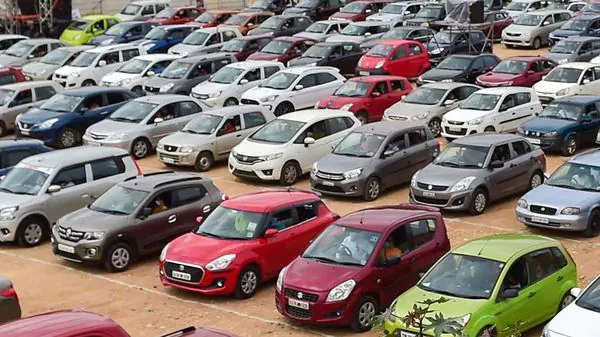
#> input picture AP078HPSpart/test/cars.webp, 600 x 337 px
$ python -i detectObject.py   (imports and definitions only)
#> lines starting #> are read from the running program, lines starting #| are printed output that depends on the picture; after the words box and inside, x2 and y2 are one past the last pixel; in counts of white or black regions, pixels touching at a corner belong together
#> further down, picture is the input picture: shape (337, 600, 3); mean B, G, R 112.3, 117.4, 130.2
### AP078HPSpart/colorhist.py
import cv2
import numpy as np
import subprocess
import detect2

# [14 lines left out: function find_points, not called in this run]

def region_of_interest(img, vertices):
    mask = np.zeros_like(img)
    match_mask_color = 255
    cv2.fillPoly(mask, vertices, match_mask_color)
    masked_image = cv2.bitwise_and(img, mask)
    return masked_image

# [66 lines left out: functions processor, draw_lines, not called in this run]
l=[]
# [5 lines of commented-out code are left out]
# [18 lines left out: function run, not called in this run]
# [5 lines of commented-out code are left out]

'''
while True:
	#img = cv2.imread('pngs/cementRoad.jpg')
	_,img=cap.read()
	#cv2.imshow('frame',img)
	img_ = run(img)
	print(img_)
	try:
		cv2.imshow("f",img_)
		print(2)
	except:
		#cv2.imshow("f",img)
		pass
	if cv2.waitKey(1)==27:
		break
'''

cv2.destroyAllWindows()

### AP078HPSpart/plotAnglePoints.py
import cv2
import numpy as np

def processPoints(image):
    #print(image.shape)
    h = image.shape[0]
    w = image.shape[1]
    p1=(0,int(0.3*h))
    p2=(int(0.5*w),int(0.3*h))
    p3=(w,int(0.3*h))
    p4=(int(0.3*w),int(0.44*h))
    p5=(int(0.7*w),int(0.44*h))
    p6=(0,int(0.72*h))
    p7=(int(0.3*w),int(0.72*h))
    p8=(int(0.5*w),int(0.58*h))
    p9=(int(0.7*w),int(0.72*h))
    p10=(w,int(0.72*h))
    cv2.circle(image,p1,1,(255,255,255),2)
    cv2.circle(image,p2,1,(255,255,255),2)
    cv2.circle(image,p3,1,(255,255,255),2)
    cv2.circle(image,p4,1,(255,255,255),2)
    cv2.circle(image,p5,1,(255,255,255),2)
    cv2.circle(image,p6,1,(255,255,255),2)
    cv2.circle(image,p7,1,(255,255,255),2)
    cv2.circle(image,p8,1,(255,255,255),2)
    cv2.circle(image,p9,1,(255,255,255),2)
    cv2.circle(image,p10,1,(255,255,255),2)
    return image


def drawWayPaths():
	return

### AP078HPSpart/detectObject.py
import cv2
import numpy as np
import matplotlib.pyplot as plt
import colorhist
import plotAnglePoints
# load a video
#video = cv2.VideoCapture('videos/sideRoad.mp4')

# You can set custom kernel size if you want.
kernel = None

# Initialize the background object.
backgroundObject = cv2.createBackgroundSubtractorMOG2(20,detectShadows = True)

def detectObjectsMask(frame):

    y= frame.shape[0]
#> y = 337
    x=frame.shape[1]
#> x = 600


    leftShape = [(int(0), int(y)), (int(x*0.3), int(y)), (int(x*0.3),int(y*0.3)),(int(0),int(y*0.3))]
    leftCropped = colorhist.region_of_interest(frame,np.array([leftShape],np.int32),)

    #_ = frame[int(x*0.3):100, int(x*0.3):500]
    #cv2.imshow("ui",_)


    centerShape = [(int(x*0.3), int(y)),(int(x*0.7),int(y)), (int(x*0.7),int(y*0.3)),(int(x*0.3),int(y*0.3))]
    centerCropped = colorhist.region_of_interest(frame,np.array([centerShape],np.int32),)

    rightShape = [(int(x*0.7), int(y)),(int(x),int(y)), (int(x),int(y*0.3)),(int(x*0.7),int(y*0.3))]
    rightCropped = colorhist.region_of_interest(frame,np.array([rightShape],np.int32),)
#> in region_of_interest (call 3), `cv2.fillPoly(mask, vertices, match_mask_color)`:
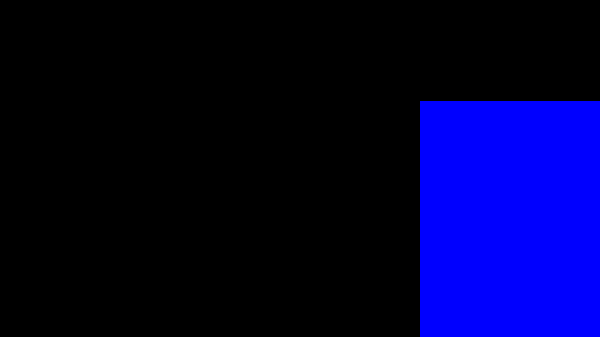
#> mask: shape (337, 600, 3); mean of channels 0, 1, 2 53.6, 0, 0; drawn as B, G, R

    Lfgmask = backgroundObject.apply(leftCropped)
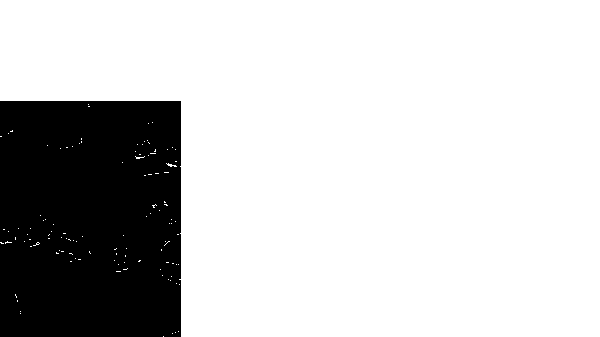
#> Lfgmask: shape (337, 600); values 127 (black) and 255 (white), 79% white; 1 black region, box (x1, y1, x2, y2) and area: (0, 101, 181, 337) 42450
    Cfgmask = backgroundObject.apply(centerCropped)
#> Cfgmask: shape (337, 600); 44.7% white; 37 white regions (29 under 20 px), largest, box (x1, y1, x2, y2) and area: (181, 101, 421, 337) 49752, (0, 101, 180, 337) 39938, (235, 271, 258, 296) 304
    Rfgmask = backgroundObject.apply(rightCropped)
#> Rfgmask: shape (337, 600); 19.3% white; 19 white regions (13 under 20 px), largest, box (x1, y1, x2, y2) and area: (421, 101, 600, 337) 38745, (180, 101, 181, 166) 65, (180, 235, 181, 279) 44, (180, 292, 181, 330) 38, (180, 205, 181, 233) 28, (180, 181, 181, 204) 23
    #initialMask = fgmask.copy()
    _, Lfgmask = cv2.threshold(Lfgmask, 250, 255, cv2.THRESH_BINARY)
    _, Cfgmask = cv2.threshold(Cfgmask, 250, 255, cv2.THRESH_BINARY)
    _, Rfgmask = cv2.threshold(Rfgmask, 250, 255, cv2.THRESH_BINARY)
    #noisymask = fgmask.copy()

    Lfgmask = cv2.erode(Lfgmask, kernel, iterations = 1)
#> Lfgmask: shape (337, 600); 78.7% white; 1 black region, box (x1, y1, x2, y2) and area: (0, 100, 182, 337) 43134
    Lfgmask = cv2.dilate(Lfgmask, kernel, iterations = 2)
#> Lfgmask: shape (337, 600); 79.1% white; 1 black region, box (x1, y1, x2, y2) and area: (0, 102, 180, 337) 42300

    Cfgmask = cv2.erode(Cfgmask, kernel, iterations = 1)
#> Cfgmask: shape (337, 600); 38.6% white; 71 white regions (53 under 20 px), largest, box (x1, y1, x2, y2) and area: (182, 102, 420, 337) 40970, (0, 102, 179, 337) 35530, (25, 223, 41, 243) 169
    Cfgmask = cv2.dilate(Cfgmask, kernel, iterations = 2)
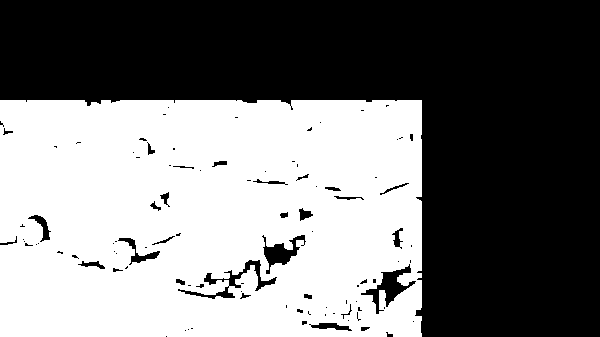
#> Cfgmask: shape (337, 600); 47.2% white; 1 white region, box (x1, y1, x2, y2) and area: (0, 100, 422, 337) 95523

    Rfgmask = cv2.erode(Rfgmask, kernel, iterations = 1)
#> Rfgmask: shape (337, 600); 16.5% white; 29 white regions (26 under 20 px), largest, box (x1, y1, x2, y2) and area: (422, 102, 600, 337) 33088, (479, 328, 492, 337) 54, (518, 269, 525, 280) 47
    Rfgmask = cv2.dilate(Rfgmask, kernel, iterations = 2)
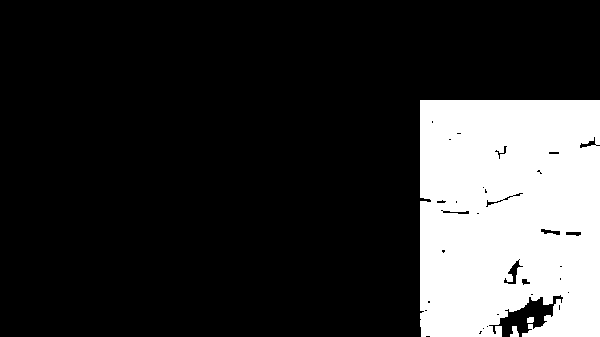
#> Rfgmask: shape (337, 600); 20.2% white; 3 white regions

    #for fgmask in [Lfgmask,Cfgmask,Rfgmask]:
    contours, _ = cv2.findContours(Lfgmask, cv2.RETR_EXTERNAL, cv2.CHAIN_APPROX_SIMPLE)
#> contours = 1 item
    frameCopyL = leftCropped.copy()
    countL=0
    for cnt in contours:
        if cv2.contourArea(cnt) > 400:
            countL+=1
            x, y, width, height = cv2.boundingRect(cnt)
            cv2.rectangle(frameCopyL, (x , y), (x + width, y + height),(0, 0, 255), 2)
            cv2.putText(frameCopyL, 'objectDetected', (x, y-10), cv2.FONT_HERSHEY_SIMPLEX, 0.3, (0,255,0), 1, cv2.LINE_AA)
#> this loop made 1 pass
#> (countL, x, y, width, height) on pass 1: (1, 0, 0, 600, 337)
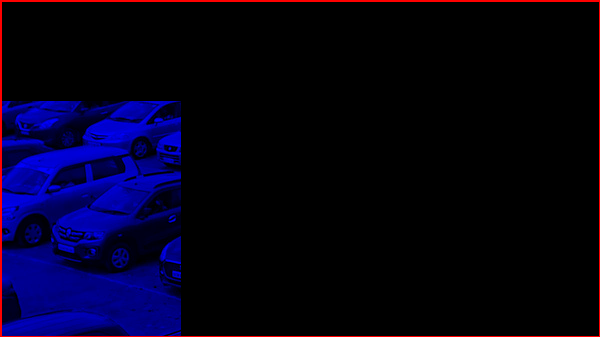
#> frameCopyL: shape (337, 600, 3); mean B, G, R 24.3, 0, 3.5
#> after the loop, countL = 1
    cv2.putText(frameCopyL, str(countL), (200, 100), cv2.FONT_HERSHEY_SIMPLEX, 0.3, (0,255,0), 2, cv2.LINE_AA)
#> frameCopyL: shape (337, 600, 3); 0.03% of pixels changed, all inside (x1, y1, x2, y2) = (199, 92, 207, 103)
    frameCopyL = plotAnglePoints.processPoints(frameCopyL)
#> in processPoints, `cv2.circle(image,p2,1,(255,255,255),2)`: image: shape (337, 600, 3); mean B, G, R 24.3, 0.1, 3.6
#> in processPoints, `cv2.circle(image,p3,1,(255,255,255),2)`: image: shape (337, 600, 3); mean B, G, R 24.3, 0.1, 3.6
#> in processPoints, `cv2.circle(image,p4,1,(255,255,255),2)`: image: shape (337, 600, 3); mean B, G, R 24.3, 0.1, 3.6
#> in processPoints, `cv2.circle(image,p5,1,(255,255,255),2)`: image: shape (337, 600, 3); mean B, G, R 24.3, 0.1, 3.6
#> in processPoints, `cv2.circle(image,p6,1,(255,255,255),2)`: image: shape (337, 600, 3); mean B, G, R 24.4, 0.2, 3.6
#> in processPoints, `cv2.circle(image,p7,1,(255,255,255),2)`: image: shape (337, 600, 3); mean B, G, R 24.4, 0.2, 3.7
#> in processPoints, `cv2.circle(image,p8,1,(255,255,255),2)`: image: shape (337, 600, 3); mean B, G, R 24.4, 0.2, 3.7
#> in processPoints, `cv2.circle(image,p9,1,(255,255,255),2)`: image: shape (337, 600, 3); mean B, G, R 24.4, 0.2, 3.7
#> in processPoints, `cv2.circle(image,p10,1,(255,255,255),2)`: image: shape (337, 600, 3); mean B, G, R 24.4, 0.3, 3.7
    print(countL)
#| 1
    #foregroundPart = cv2.bitwise_and(frame, frame, mask=fgmask)


    contours, _ = cv2.findContours(Cfgmask, cv2.RETR_EXTERNAL, cv2.CHAIN_APPROX_SIMPLE)
#> contours = 1 contour; box (x1, y1, x2, y2) and area: (0, 100, 422, 337) 98986
    #print(_)
    frameCopyC = centerCropped.copy()
    countC = 0
    for cnt in contours:
        if cv2.contourArea(cnt) > 400:
            countC+=1
            x, y, width, height = cv2.boundingRect(cnt)
            cv2.rectangle(frameCopyC, (x , y), (x + width, y + height),(0, 0, 255), 2)
            cv2.putText(frameCopyC, 'objectDetected', (x, y-10), cv2.FONT_HERSHEY_SIMPLEX, 0.3, (0,255,0), 1, cv2.LINE_AA)
#> this loop made 1 pass
#> (countC, x, y, width, height) on pass 1: (1, 0, 100, 422, 237)
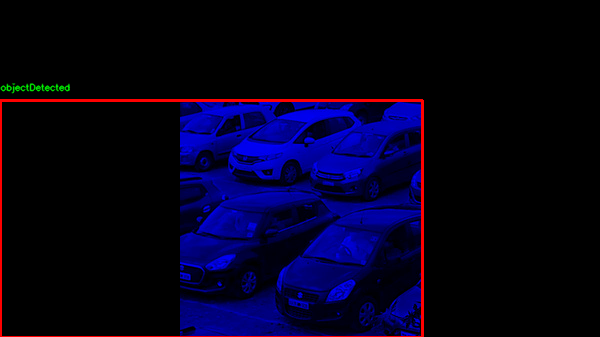
#> frameCopyC: shape (337, 600, 3); mean B, G, R 27.9, 0.3, 3.6
#> after the loop, countC = 1
    cv2.putText(frameCopyC, str(countC), (200, 100), cv2.FONT_HERSHEY_SIMPLEX, 0.3, (0,255,0), 2, cv2.LINE_AA)
    frameCopyC = plotAnglePoints.processPoints(frameCopyC)
#> in processPoints (call 2), `cv2.circle(image,p2,1,(255,255,255),2)`: image: shape (337, 600, 3); mean B, G, R 28, 0.4, 3.6
#> in processPoints (call 2), `cv2.circle(image,p3,1,(255,255,255),2)`: image: shape (337, 600, 3); mean B, G, R 28, 0.4, 3.6
#> in processPoints (call 2), `cv2.circle(image,p4,1,(255,255,255),2)`: image: shape (337, 600, 3); mean B, G, R 28, 0.4, 3.6
#> in processPoints (call 2), `cv2.circle(image,p5,1,(255,255,255),2)`: image: shape (337, 600, 3); mean B, G, R 28, 0.4, 3.7
#> in processPoints (call 2), `cv2.circle(image,p6,1,(255,255,255),2)`: image: shape (337, 600, 3); mean B, G, R 28, 0.4, 3.7
#> in processPoints (call 2), `cv2.circle(image,p7,1,(255,255,255),2)`: image: shape (337, 600, 3); mean B, G, R 28.1, 0.5, 3.7
#> in processPoints (call 2), `cv2.circle(image,p8,1,(255,255,255),2)`: image: shape (337, 600, 3); mean B, G, R 28.1, 0.5, 3.7
#> in processPoints (call 2), `cv2.circle(image,p9,1,(255,255,255),2)`: image: shape (337, 600, 3); mean B, G, R 28.1, 0.5, 3.7
#> in processPoints (call 2), `cv2.circle(image,p10,1,(255,255,255),2)`: image: shape (337, 600, 3); mean B, G, R 28.1, 0.5, 3.7
    print(countC)
#| 1
    #foregroundPart = cv2.bitwise_and(frame, frame, mask=fgmask)


    contours, _ = cv2.findContours(Rfgmask, cv2.RETR_EXTERNAL, cv2.CHAIN_APPROX_SIMPLE)
#> contours = 3 contours; box (x1, y1, x2, y2) and area: (420, 100, 600, 337) 40788, (510, 326, 519, 337) 50, (527, 317, 534, 323) 28
    frameCopyR = rightCropped.copy()
    countR = 0
    for cnt in contours:
        if cv2.contourArea(cnt) > 500:
            countR+=1
            x, y, width, height = cv2.boundingRect(cnt)
            cv2.rectangle(frameCopyR, (x , y), (x + width, y + height),(0, 0, 255), 2)
            cv2.putText(frameCopyR, 'objectDetected', (x, y-10), cv2.FONT_HERSHEY_SIMPLEX, 0.3, (0,255,0), 1, cv2.LINE_AA)
#> this loop made 3 passes
#> (countR, x, y, width, height) on pass 3: (1, 420, 100, 180, 237)
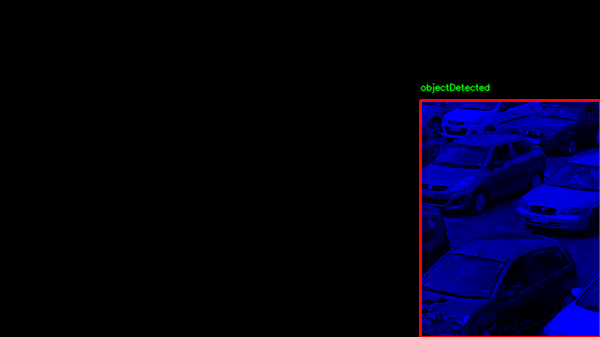
#> frameCopyR: shape (337, 600, 3); mean B, G, R 21.7, 0.3, 2.1
#> after the loop, countR = 1
    cv2.putText(frameCopyR, str(countR), (200, 100), cv2.FONT_HERSHEY_SIMPLEX, 0.3, (0,255,0), 2, cv2.LINE_AA)
    frameCopyR = plotAnglePoints.processPoints(frameCopyR)
#> in processPoints (call 3), `cv2.circle(image,p2,1,(255,255,255),2)`: image: shape (337, 600, 3); mean B, G, R 21.7, 0.4, 2.1
#> in processPoints (call 3), `cv2.circle(image,p3,1,(255,255,255),2)`: image: shape (337, 600, 3); mean B, G, R 21.7, 0.4, 2.1
#> in processPoints (call 3), `cv2.circle(image,p4,1,(255,255,255),2)`: image: shape (337, 600, 3); mean B, G, R 21.7, 0.4, 2.2
#> in processPoints (call 3), `cv2.circle(image,p5,1,(255,255,255),2)`: image: shape (337, 600, 3); mean B, G, R 21.8, 0.4, 2.2
    #foregroundPart = cv2.bitwise_and(frame, frame, mask=fgmask)
    print(countR)
#| 1
    #cv2.imshow("dsf",frameCopyL)


    stacked = np.hstack((frameCopyL, frameCopyC, frameCopyR))
    cv2.imshow('Original Frame, Extracted Foreground and Detected Cars', cv2.resize(stacked, None, fx=0.5, fy=0.5))
    #cv2.imshow('initial Mask', initialMask)
    #cv2.imshow('Noisy Mask', noisymask)
    #cv2.imshow('Clean Mask', fgmask)

    # Wait until a key is pressed.
    # Retreive the ASCII code of the key pressed
    cv2.waitKey(1)


def safePointEstimation(frame):


	return

>>> import cv2
>>> picture = cv2.imread('test/cars.webp')
>>> result = detectObjectsMask(picture)
